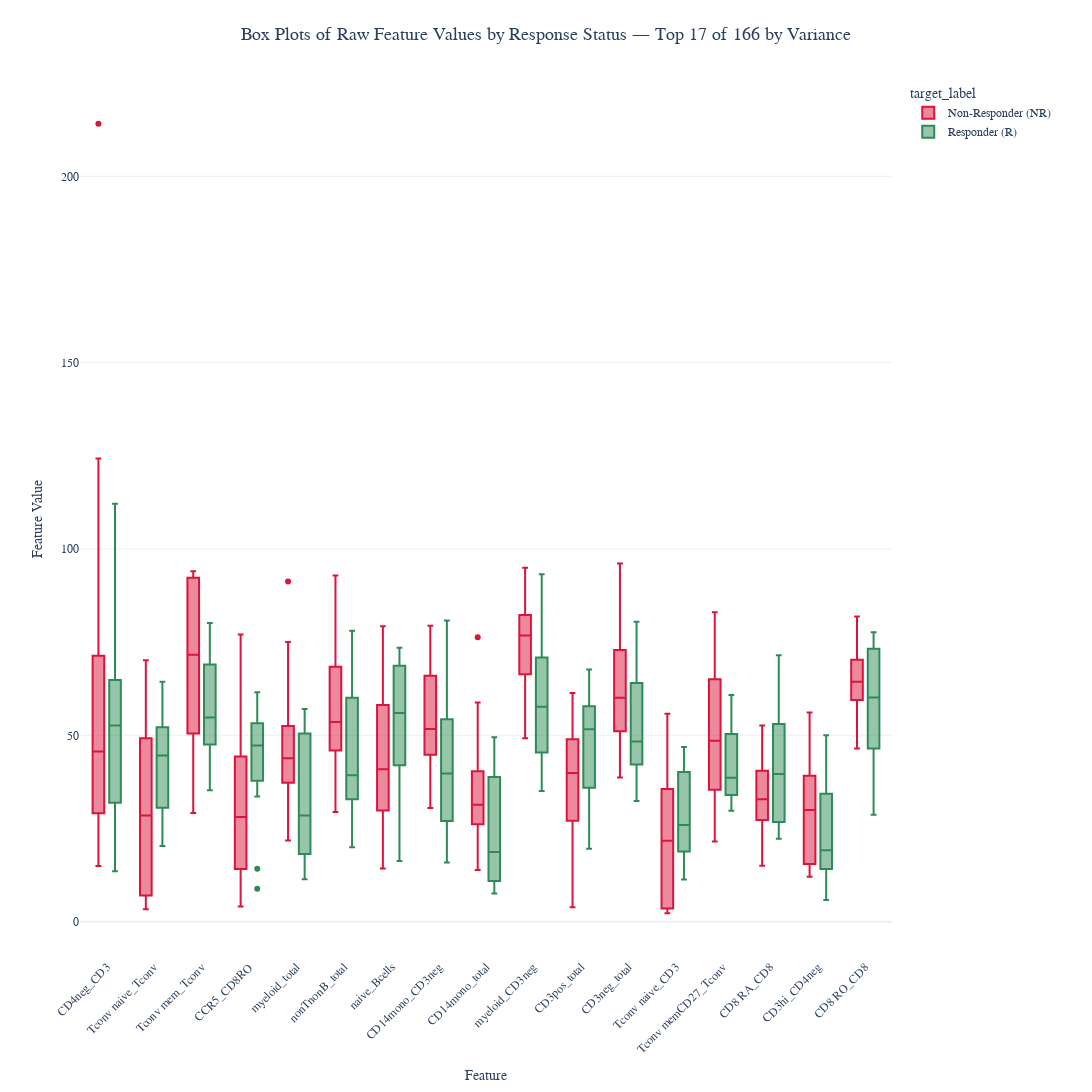

Notebook code for this chart:
### Code cell
# %%

# [6] Box Plots: Raw Features
print("\n--- Generating box plots of raw feature values (Top 10% by variance) ---")

# Select top 10% of features by variance (at least 1 feature)
_total_features = len(feature_columns)
_k_top = max(1, int(np.ceil(0.10 * _total_features)))
_top_variance_features = (
    X.var().sort_values(ascending=False).index[:_k_top].tolist()
)

raw_box_plot = create_box_plots(
    X,
    y,
    _top_variance_features,
    f"Box Plots of Raw Feature Values by Response Status — Top {_k_top} of {_total_features} by Variance",
    "Feature Value",
)
raw_box_plot.show()

### Figure 1 — Plotly figure (JSON) as saved in the notebook; plotly's stock layout.template omitted (floating-point values rounded to 4 significant figures; data arrays with more than 128 entries replaced by an {"elided": "..."} marker saying what was removed)
{"data": [{"alignmentgroup": "True", "boxpoints": "outliers", "hovertemplate": "target_label=Non-Responder (NR)<br>Feature=%{x}<br>Value=%{y}<extra></extra>", "legendgroup": "Non-Responder (NR)", "marker": {"color": "#DC143C"}, "name": "Non-Responder (NR)", "notched": false, "offsetgroup": "Non-Responder (NR)", "orientation": "v", "showlegend": true, "type": "box", "x": {"elided": "221 str values"}, "x0": " ", "xaxis": "x", "y": {"elided": "221 float values"}, "y0": " ", "yaxis": "y"}, {"alignmentgroup": "True", "boxpoints": "outliers", "hovertemplate": "target_label=Responder (R)<br>Feature=%{x}<br>Value=%{y}<extra></extra>", "legendgroup": "Responder (R)", "marker": {"color": "#2E8B57"}, "name": "Responder (R)", "notched": false, "offsetgroup": "Responder (R)", "orientation": "v", "showlegend": true, "type": "box", "x": {"elided": "272 str values"}, "x0": " ", "xaxis": "x", "y": {"elided": "272 float values"}, "y0": " ", "yaxis": "y"}], "layout": {"boxmode": "group", "font": {"family": "Arial, sans-serif", "size": 14}, "height": 1200, "legend": {"font": {"size": 12}, "title": {"text": "target_label"}, "tracegroupgap": 0, "x": 1.02, "xanchor": "left", "y": 1, "yanchor": "top"}, "margin": {"b": 80, "l": 80, "r": 200, "t": 80}, "title": {"font": {"size": 18}, "text": "Box Plots of Raw Feature Values by Response Status — Top 17 of 166 by Variance", "x": 0.5}, "width": 2000, "xaxis": {"anchor": "y", "domain": [0, 1], "tickangle": -45, "tickfont": {"size": 12}, "title": {"font": {"size": 14}, "text": "Feature"}}, "yaxis": {"anchor": "x", "domain": [0, 1], "tickfont": {"size": 12}, "title": {"font": {"size": 14}, "text": "Feature Value"}}}}
